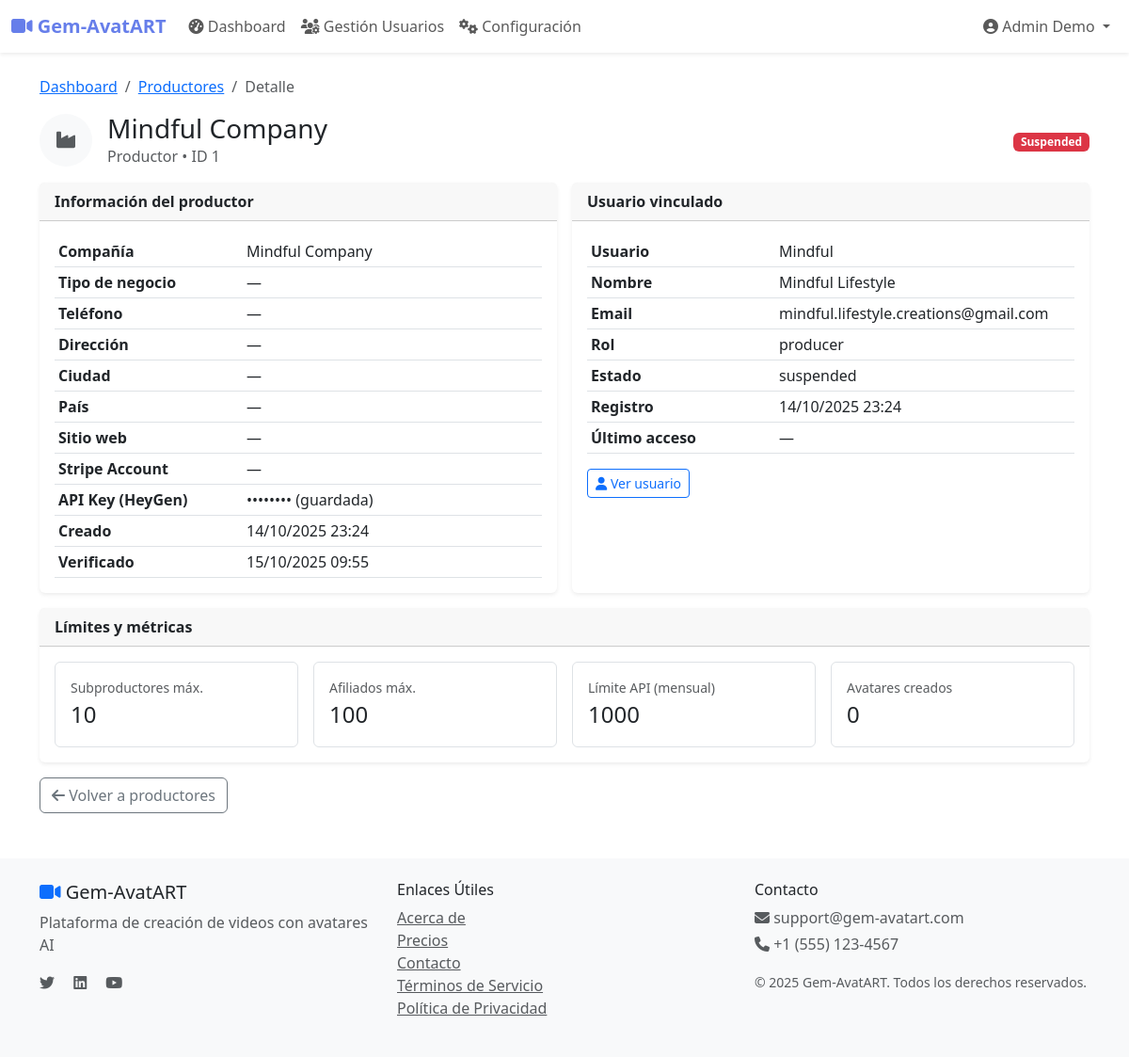
The app's page /admin/producers/1 (signed in), older data.
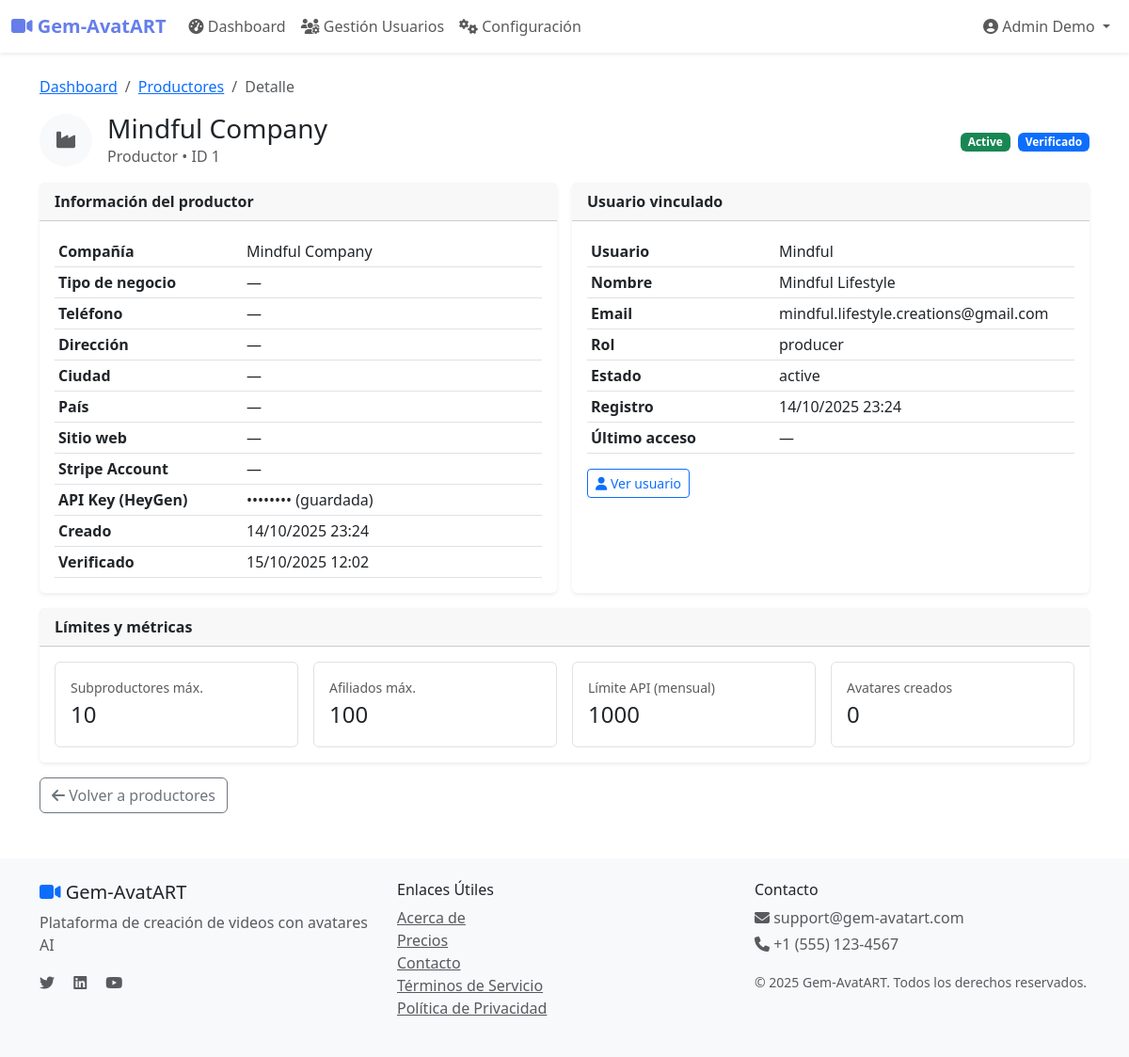
The same page, newer data.
### app/models/user.py (models this page shows, shortened)
class User(UserMixin, db.Model):
    __tablename__ = 'users'
    id            = db.Column(db.Integer, primary_key = True)
    email         = db.Column(db.String(120), unique = True, nullable = False, index = True)
    username      = db.Column(db.String(80),  unique = True, nullable = False, index = True)
    password_hash = db.Column(db.String(128), nullable = False)
    first_name = db.Column(db.String(50), nullable = False)
    last_name  = db.Column(db.String(50), nullable = False)
    phone      = db.Column(db.String(20))
    avatar_url = db.Column(db.String(200))
    role        = db.Column(db.Enum(UserRole),   nullable = False, default = UserRole.FINAL_USER)
    status      = db.Column(db.Enum(UserStatus), nullable = False, default = UserStatus.PENDING)
    is_verified = db.Column(db.Boolean, default = False)
    country           = db.Column(db.String(100))
    city              = db.Column(db.String(100))
    professional_info = db.Column(db.Text)
    email_verified             = db.Column(db.Boolean, default=False)
    email_verification_token   = db.Column(db.String(100), unique=True, nullable=True)
    email_verification_sent_at = db.Column(db.DateTime, nullable=True)
    country           = db.Column(db.String(100))
    city              = db.Column(db.String(100))
    professional_info = db.Column(db.Text)
    email_verified             = db.Column(db.Boolean, default=False)
    email_verification_token   = db.Column(db.String(100), unique=True, nullable=True)
    email_verification_sent_at = db.Column(db.DateTime, nullable=True)
    created_at = db.Column(db.DateTime, default = datetime.utcnow)
    updated_at = db.Column(db.DateTime, default = datetime.utcnow, onupdate = datetime.utcnow)
    last_login = db.Column(db.DateTime)
    invited_by_id = db.Column(db.Integer, db.ForeignKey('users.id'), nullable = True)
    invited_by    = db.relationship('User', remote_side = [id], backref = 'invited_users')
    producer_profile = db.relationship('Producer', backref = 'user', uselist = False, cascade = 'all, delete-orphan')
    reels = db.relationship('Reel', foreign_keys = 'Reel.creator_id', backref = 'creator_user', lazy = 'dynamic')
    commissions_earned = db.relationship('Commission', backref = 'user', lazy='dynamic')
    @property
    def full_name(self):
        return f"{self.first_name} {self.last_name}"
    def is_admin(self):
        return self.role == UserRole.ADMIN
    def is_final_user(self):
        """
        Verifica si el usuario tiene rol de usuario final.

        Returns:
            bool: True si es usuario final, False en caso contrario

        Note:
            ✅ NUEVO - Reemplaza is_affiliate() según README
        """
        return self.role == UserRole.FINAL_USER
    is_affiliate = is_final_user

### app/models/producer.py (models this page shows, shortened)
class Producer(db.Model):
    __tablename__ = 'producers'
    id      = db.Column(db.Integer, primary_key=True)
    user_id = db.Column(db.Integer, db.ForeignKey('users.id'), nullable=False, unique=True)
    company_name  = db.Column(db.String(100), nullable = False)  # ✅ MANTENER
    business_type = db.Column(db.String(50))                     # ✅ MANTENER
    phone         = db.Column(db.String(20))                     # ✅ MANTENER
    address       = db.Column(db.String(200))                    # ✅ MANTENER
    city          = db.Column(db.String(50))                     # ✅ MANTENER
    country       = db.Column(db.String(50))                     # ✅ MANTENER
    website       = db.Column(db.String(100))
    max_subproducers   = db.Column(db.Integer, default=10)
    max_affiliates     = db.Column(db.Integer, default=100)
    monthly_api_limit  = db.Column(db.Integer, default=1000)
    heygen_api_key_encrypted = db.Column(db.Text)  # ✅ MANTENER - API key de HeyGen encriptada
    stripe_account_id = db.Column(db.String(100), index=True)  # Para Direct Charges + application_fee
    settings = db.Column(db.JSON)  # Configuraciones personalizables del productor
    status      = db.Column(db.Enum(ProducerStatus), nullable=False, default=ProducerStatus.PENDING)
    is_verified = db.Column(db.Boolean, default=False)
    created_at    = db.Column(db.DateTime, default=datetime.utcnow)                            # Fecha de creación
    updated_at    = db.Column(db.DateTime, default=datetime.utcnow, onupdate=datetime.utcnow)  # Última actualización
    verified_at   = db.Column(db.DateTime)                                                        # Fecha de verificación
    avatars = db.relationship('Avatar', backref = 'producer', lazy = 'dynamic')  # Avatares creados
    commissions = db.relationship('Commission', backref = 'producer', lazy = 'dynamic')  # Comisiones ganadas

### app/routes/admin.py (the view)
@admin_bp.route('/producers/<int:producer_id>')
@login_required
@admin_required
def producer_detail(producer_id):
    producer = Producer.query.get_or_404(producer_id)
    user = User.query.get(producer.user_id)
    avatars_count = producer.avatars.count() if hasattr(producer, 'avatars') else 0
    commissions_count = producer.commissions.count() if hasattr(producer, 'commissions') else 0
    total_reels = Reel.query.filter_by(creator_id=user.id).count() if user else 0
    completed_reels = (
        Reel.query.filter_by(creator_id=user.id, status=ReelStatus.COMPLETED).count()
        if user else 0
    )
    stats = {
        "avatars_count": avatars_count,
        "total_commissions": commissions_count,
        "total_reels": total_reels,
        "completed_reels": completed_reels,
    }
    return render_template('admin/producer_detail.html', producer=producer, user=user, stats=stats)

### app/templates/admin/producer_detail.html (shortened to what this page needs)
{% extends "base.html" %}
{% block content %}
<div class="container my-4">
  <nav aria-label="breadcrumb" class="mb-3">
    <ol class="breadcrumb">
      <li class="breadcrumb-item"><a href="{{ url_for('admin.dashboard') }}">Dashboard</a></li>
      <li class="breadcrumb-item"><a href="{{ url_for('admin.producers') }}">Productores</a></li>
      <li class="breadcrumb-item active" aria-current="page">Detalle</li>
    </ol>
  </nav>
  <div class="d-flex align-items-center justify-content-between mb-3">
    <div class="d-flex align-items-center">
      <div class="me-3">
        <span class="rounded-circle bg-light d-inline-flex align-items-center justify-content-center"
              style="width:56px;height:56px;">
          <i class="fas fa-industry fa-lg text-muted"></i>
        </span>
      </div>
      <div>
        <h3 class="mb-0">{{ producer.company_name or '—' }}</h3>
        <div class="text-muted">
          Productor • ID {{ producer.id }}
        </div>
      </div>
    </div>
    <div class="text-end">
      <span class="badge
        {% if producer.status.value == 'active' %}bg-success
        {% elif producer.status.value == 'pending' %}bg-warning text-dark
        {% elif producer.status.value == 'suspended' %}bg-danger
        {% else %}bg-secondary{% endif %}">
        {{ producer.status.value|title }}
      </span>
      {% if producer.is_verified %}
        <span class="badge bg-primary ms-1">Verificado</span>
      {% endif %}
    </div>
  </div>
  <div class="row g-3">
    <div class="col-12 col-lg-6">
      <div class="card h-100">
        <div class="card-header fw-semibold">
          Información del productor
        </div>
        <div class="card-body">
          <table class="table table-sm mb-0">
            <tr><th style="width:200px;">Compañía</th><td>{{ producer.company_name or '—' }}</td></tr>
            <tr><th>Tipo de negocio</th><td>{{ producer.business_type or '—' }}</td></tr>
            <tr><th>Teléfono</th><td>{{ producer.phone or '—' }}</td></tr>
            <tr><th>Dirección</th><td>{{ producer.address or '—' }}</td></tr>
            <tr><th>Ciudad</th><td>{{ producer.city or '—' }}</td></tr>
            <tr><th>País</th><td>{{ producer.country or '—' }}</td></tr>
            <tr>
              <th>Sitio web</th>
              <td>
                {% if producer.website %}
                  <a href="{{ producer.website }}" target="_blank" rel="noopener">Abrir</a>
                {% else %}
                  —
                {% endif %}
              </td>
            </tr>
            <tr><th>Stripe Account</th><td>{{ producer.stripe_account_id or '—' }}</td></tr>
            <tr>
              <th>API Key (HeyGen)</th>
              <td>{{ producer.heygen_api_key_encrypted and '•••••••• (guardada)' or '—' }}</td>
            </tr>
            <tr><th>Creado</th><td>{{ producer.created_at.strftime('%d/%m/%Y %H:%M') if producer.created_at else '—' }}</td></tr>
            <tr><th>Verificado</th><td>{{ producer.verified_at.strftime('%d/%m/%Y %H:%M') if producer.verified_at else '—' }}</td></tr>
          </table>
        </div>
      </div>
    </div>
    <div class="col-12 col-lg-6">
      <div class="card h-100">
        <div class="card-header fw-semibold">
          Usuario vinculado
        </div>
        <div class="card-body">
          {% if producer.user %}
            <table class="table table-sm mb-3">
              <tr><th style="width:200px;">Usuario</th><td>{{ producer.user.username }}</td></tr>
              <tr><th>Nombre</th><td>{{ (producer.user.first_name ~ ' ' ~ producer.user.last_name)|trim or '—' }}</td></tr>
              <tr><th>Email</th><td>{{ producer.user.email }}</td></tr>
              <tr><th>Rol</th><td>{{ producer.user.role.value if producer.user.role else '—' }}</td></tr>
              <tr><th>Estado</th><td>{{ producer.user.status.value if producer.user.status else '—' }}</td></tr>
              <tr><th>Registro</th><td>{{ producer.user.created_at.strftime('%d/%m/%Y %H:%M') if producer.user.created_at else '—' }}</td></tr>
              <tr><th>Último acceso</th><td>{{ producer.user.last_login.strftime('%d/%m/%Y %H:%M') if producer.user.last_login else '—' }}</td></tr>
            </table>
            <a href="{{ url_for('admin.user_detail', user_id=producer.user.id) }}" class="btn btn-outline-primary btn-sm">
              <i class="fas fa-user"></i> Ver usuario
            </a>
          {% else %}
            <div class="alert alert-warning mb-0">
              No hay usuario asociado a este productor.
            </div>
          {% endif %}
        </div>
      </div>
    </div>
    <div class="col-12">
      <div class="card">
        <div class="card-header fw-semibold">
          Límites y métricas
        </div>
        <div class="card-body">
          <div class="row g-3">
            <div class="col-6 col-md-3">
              <div class="p-3 border rounded h-100">
                <div class="text-muted small">Subproductores máx.</div>
                <div class="fs-4">{{ producer.max_subproducers or 0 }}</div>
              </div>
            </div>
            <div class="col-6 col-md-3">
              <div class="p-3 border rounded h-100">
                <div class="text-muted small">Afiliados máx.</div>
                <div class="fs-4">{{ producer.max_affiliates or 0 }}</div>
              </div>
            </div>
            <div class="col-6 col-md-3">
              <div class="p-3 border rounded h-100">
                <div class="text-muted small">Límite API (mensual)</div>
                <div class="fs-4">{{ producer.monthly_api_limit or 0 }}</div>
              </div>
            </div>
            <div class="col-6 col-md-3">
              <div class="p-3 border rounded h-100">
                <div class="text-muted small">Avatares creados</div>
                <div class="fs-4">{{ producer.avatars.count() }}</div>
              </div>
            </div>
          </div>
        </div>
      </div>
    </div>
  </div>
  <div class="mt-3">
    <a href="{{ url_for('admin.producers') }}" class="btn btn-outline-secondary">
      <i class="fas fa-arrow-left"></i> Volver a productores
    </a>
  </div>
</div>
{% endblock %}

### app/templates/base.html (shortened to what this page needs)
<!DOCTYPE html>
<html lang="es">
<head>
    <link href="https://cdn.jsdelivr.net/npm/bootstrap@5.3.0/dist/css/bootstrap.min.css" rel="stylesheet">
    <link rel="stylesheet" href="https://cdnjs.cloudflare.com/ajax/libs/font-awesome/6.4.0/css/all.min.css">
</head>
<body>
    <nav class="navbar navbar-expand-lg navbar-light bg-white shadow-sm">
        <div class="container-fluid">
            <a class="navbar-brand" href="{{ url_for('main.index') }}">
                <i class="fas fa-video"></i> Gem-AvatART
            </a>
            <div class="collapse navbar-collapse" id="navbarNav">
                <ul class="navbar-nav me-auto">
                    {% if current_user.is_authenticated %}
                        <li class="nav-item">
                            <a class="nav-link" href="{{ url_for('main.dashboard') }}">
                                <i class="fas fa-tachometer-alt"></i> Dashboard
                            </a>
                        </li>
                        {% if current_user.is_admin() %}
                            <li class="nav-item">
                                <a class="nav-link" href="{{ url_for('admin.users') }}">
                                    <i class="fas fa-users-cog"></i> Gestión Usuarios
                                </a>
                            </li>
                            <li class="nav-item">
                                <a class="nav-link" href="{{ url_for('admin.dashboard') }}">
                                    <i class="fas fa-cogs"></i> Configuración
                                </a>
                            </li>
                        {% endif %}
                    {% endif %}
                </ul>
                <ul class="navbar-nav">
                    {% if current_user.is_authenticated %}
                        <li class="nav-item dropdown">
                            <a class="nav-link dropdown-toggle" href="#" id="navbarDropdown" role="button"
                               data-bs-toggle="dropdown" aria-expanded="false">
                                <i class="fas fa-user-circle"></i> {{ current_user.full_name or current_user.username }}
                            </a>
                        </li>
                    {% endif %}
                </ul>
            </div>
        </div>
    </nav>
    <main>
        {% block content %}{% endblock %}
    </main>
    <footer class="bg-light mt-5 py-4">
        <div class="container">
            <div class="row">
                <div class="col-md-4">
                    <h5><i class="fas fa-video text-primary"></i> Gem-AvatART</h5>
                    <p class="text-muted">Plataforma de creación de videos con avatares AI</p>
                    <div class="social-links">
                        <a href="#" class="text-muted me-3"><i class="fab fa-twitter"></i></a>
                        <a href="#" class="text-muted me-3"><i class="fab fa-linkedin"></i></a>
                        <a href="#" class="text-muted me-3"><i class="fab fa-youtube"></i></a>
                    </div>
                </div>
                <div class="col-md-4">
                    <h6>Enlaces Útiles</h6>
                    <ul class="list-unstyled">
                        <li><a href="{{ url_for('main.about') }}" class="text-muted">Acerca de</a></li>
                        <li><a href="{{ url_for('main.pricing') }}" class="text-muted">Precios</a></li>
                        <li><a href="{{ url_for('main.contact') }}" class="text-muted">Contacto</a></li>
                        <li><a href="#" class="text-muted">Términos de Servicio</a></li>
                        <li><a href="#" class="text-muted">Política de Privacidad</a></li>
                    </ul>
                </div>
                <div class="col-md-4">
                    <h6>Contacto</h6>
                    <p class="text-muted mb-1">
                        <i class="fas fa-envelope"></i> support@gem-avatart.com
                    </p>
                    <p class="text-muted mb-3">
                        <i class="fas fa-phone"></i> +1 (555) 123-4567
                    </p>
                    <small class="text-muted">
                        © 2025 Gem-AvatART. Todos los derechos reservados.
                    </small>
                </div>
            </div>
        </div>
    </footer>
</body>
</html>

Row changes from the older to the newer data that the page shows:
changed Producer "Mindful Company": status "SUSPENDED" → "ACTIVE" (drawn); status.value "Suspended" → "Active"; is_verified False → True (drawn); verified_at "15/10/2025 09:55" → "15/10/2025 12:02"
changed User "Mindful": user.status "suspended" → "active"
Text that changed along with them:
text now shown: "Verificado"
